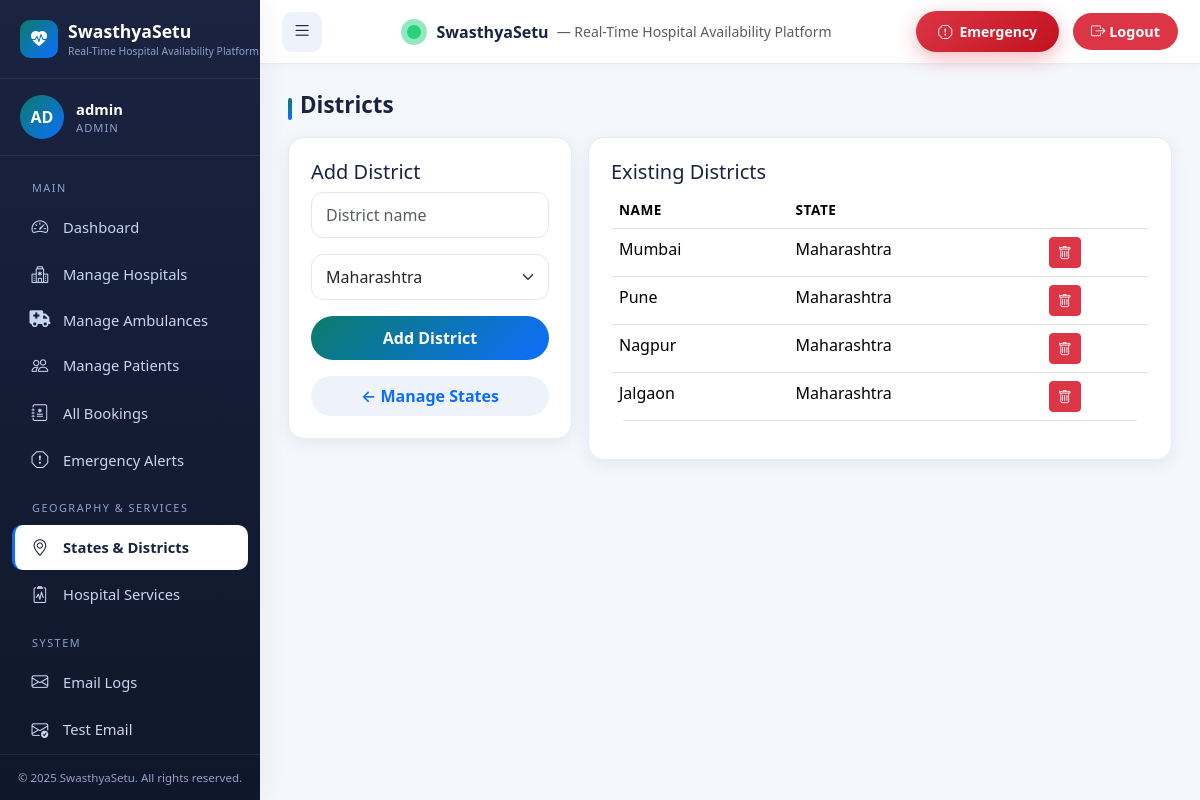
Page /admin/districts (signed in) on the committed database.
### app.py (models this page shows, shortened)
class SiteContent(db.Model):
    __tablename__ = 'site_content'
    id = db.Column(db.Integer, primary_key=True)
    key = db.Column(db.String(100), unique=True, nullable=False)
    value = db.Column(db.Text, nullable=False)
    description = db.Column(db.String(255))

class User(UserMixin, db.Model):
    __tablename__ = 'users'
    id = db.Column(db.Integer, primary_key=True)
    email = db.Column(db.String(120), unique=True, nullable=False, index=True)
    password_hash = db.Column(db.String(255), nullable=False)
    role = db.Column(db.String(20), nullable=False)  # admin, hospital, patient
    is_active = db.Column(db.Boolean, default=True)
    is_approved = db.Column(db.Boolean, default=False)
    created_at = db.Column(db.DateTime, default=datetime.utcnow)
    unique_id = db.Column(db.String(20), unique=True, nullable=True)
    hospital_profile = db.relationship('HospitalProfile', backref='user', uselist=False)
    patient_profile = db.relationship('PatientProfile', backref='user', uselist=False)
    bookings = db.relationship('Booking', foreign_keys='Booking.patient_id', backref='patient')
    @property
    def display_name(self):
        if self.role == 'hospital' and self.hospital_profile:
            return self.hospital_profile.hospital_name
        if self.role == 'patient' and self.patient_profile:
            return self.patient_profile.full_name
        return self.email.split('@')[0]
    @property
    def initials(self):
        name = self.display_name or self.email
        parts = name.split()
        if len(parts) >= 2:
            return (parts[0][0] + parts[1][0]).upper()
        return name[:2].upper()

class District(db.Model):
    __tablename__ = 'districts'
    id = db.Column(db.Integer, primary_key=True)
    name = db.Column(db.String(100), nullable=False)
    state_id = db.Column(db.Integer, db.ForeignKey('states.id'), nullable=False)
    hospitals = db.relationship('HospitalProfile', backref='district')

class State(db.Model):
    __tablename__ = 'states'
    id = db.Column(db.Integer, primary_key=True)
    name = db.Column(db.String(100), unique=True, nullable=False)
    districts = db.relationship('District', backref='state', lazy=True, cascade='all, delete-orphan')

### app.py (the view, shortened to what this page needs)
@app.route('/admin/districts', methods=['GET', 'POST'])
@login_required
@role_required('admin')
def manage_districts():
    form = AddDistrictForm()
    form.state_id.choices = [(s.id, s.name) for s in State.query.order_by(State.name).all()]
    districts = District.query.all()
    return render_template('admin/districts.html', form=form, districts=districts)

### app.py
class AddDistrictForm(FlaskForm):
    name = StringField('District Name', validators=[DataRequired(), Length(min=2, max=100)])
    state_id = SelectField('State', coerce=int, validators=[DataRequired()])
    submit = SubmitField('Add District')

### app.py (called while the page is built)
def role_required(*roles):
    def decorator(f):
        @wraps(f)
        def decorated(*args, **kwargs):
            if not current_user.is_authenticated:
                flash('Please login to access this page.', 'warning')
                return redirect(url_for('login'))
            if current_user.role not in roles:
                flash("You don't have permission to access this page.", 'danger')
                return redirect(url_for('index'))
            return f(*args, **kwargs)
        return decorated
    return decorator

### templates/admin/districts.html
{% extends 'base.html' %}
{% block content %}
<h2 class="section-title">Districts</h2>
<div class="row g-3">
  <div class="col-md-4">
    <div class="card-soft">
      <h5>Add District</h5>
      <form method="post">{{ form.hidden_tag() }}
        <div class="mb-3">{{ form.name(class='form-control', placeholder='District name') }}</div>
        <div class="mb-3">{{ form.state_id(class='form-select') }}</div>
        <button class="btn btn-primary w-100">Add District</button>
      </form>
      <a href="{{ url_for('manage_states') }}" class="btn btn-soft mt-3 w-100">← Manage States</a>
    </div>
  </div>
  <div class="col-md-8">
    <div class="card-soft">
      <h5>Existing Districts</h5>
      <table class="table"><thead><tr><th>Name</th><th>State</th><th></th></tr></thead>
        <tbody>{% for d in districts %}<tr><td>{{ d.name }}</td><td>{{ d.state.name }}</td><td><a class="btn btn-sm btn-danger" href="{{ url_for('delete_district', district_id=d.id) }}" onclick="return confirm('Delete?')"><i class="bi bi-trash"></i></a></td></tr>{% else %}<tr><td colspan="3" class="text-muted text-center">No districts.</td></tr>{% endfor %}</tbody></table>
    </div>
  </div>
</div>
{% endblock %}

### templates/base.html (shortened to what this page needs)
<!doctype html>
<html lang="en">
<head>
  <link href="https://cdn.jsdelivr.net/npm/bootstrap@5.3.3/dist/css/bootstrap.min.css" rel="stylesheet">
  <link rel="stylesheet" href="https://cdn.jsdelivr.net/npm/bootstrap-icons@1.11.3/font/bootstrap-icons.css">
  <link rel="stylesheet" href="https://cdnjs.cloudflare.com/ajax/libs/font-awesome/6.5.2/css/all.min.css">
  <link rel="stylesheet" href="https://cdnjs.cloudflare.com/ajax/libs/animate.css/4.1.1/animate.min.css">
  <link rel="stylesheet" href="https://unpkg.com/leaflet@1.9.4/dist/leaflet.css">
  <link href="{{ url_for('static', filename='css/main.css') }}" rel="stylesheet">
  <link href="{{ url_for('static', filename='css/sidebar.css') }}" rel="stylesheet">
  <link href="{{ url_for('static', filename='css/dashboard.css') }}" rel="stylesheet">
</head>
<body>
  {% if current_user.is_authenticated %}
  <div class="layout">
    <aside class="sidebar" id="sidebar">
      <div class="sidebar-brand">
        <div class="brand-icon"><i class="bi bi-heart-pulse-fill"></i></div>
        <div>
          <span class="brand-text">{{ APP_NAME }}</span>
          <span class="brand-sub">{{ APP_TAGLINE }}</span>
        </div>
      </div>
      <div class="user-card">
        <div class="avatar">{{ current_user.initials }}</div>
        <div class="info">
          <div class="name">{{ current_user.display_name }}</div>
          <div class="role">{{ current_user.role }}</div>
        </div>
      </div>
      <nav class="sidebar-nav">
        {% set ep = request.endpoint or '' %}
        {% if current_user.role == 'admin' %}
          <div class="sidebar-section-label">Main</div>
          <ul>
            <li><a href="{{ url_for('admin_dashboard') }}" class="{{ 'active' if ep=='admin_dashboard' else '' }}"><i class="bi bi-speedometer2"></i><span>Dashboard</span></a></li>
            <li><a href="{{ url_for('admin_hospitals') }}" class="{{ 'active' if 'hospital' in ep and 'admin' in ep else '' }}"><i class="bi bi-hospital"></i><span>Manage Hospitals</span></a></li>
            <li><a href="{{ url_for('admin_ambulances') }}" class="{{ 'active' if ep=='admin_ambulances' else '' }}"><i class="fa-solid fa-truck-medical"></i><span>Manage Ambulances</span></a></li>
            <li><a href="{{ url_for('admin_patients') }}" class="{{ 'active' if 'patient' in ep else '' }}"><i class="bi bi-people"></i><span>Manage Patients</span></a></li>
            <li><a href="{{ url_for('admin_bookings') }}" class="{{ 'active' if ep=='admin_bookings' else '' }}"><i class="bi bi-journal-medical"></i><span>All Bookings</span></a></li>
            <li><a href="{{ url_for('admin_emergency_alerts') }}" class="{{ 'active' if ep=='admin_emergency_alerts' else '' }}"><i class="bi bi-exclamation-octagon"></i><span>Emergency Alerts</span></a></li>
          </ul>
          <div class="sidebar-section-label">Geography & Services</div>
          <ul>
            <li><a href="{{ url_for('manage_states') }}" class="{{ 'active' if ep in ['manage_states','manage_districts'] else '' }}"><i class="bi bi-geo-alt"></i><span>States & Districts</span></a></li>
            <li><a href="{{ url_for('admin_hospital_services') }}" class="{{ 'active' if ep=='admin_hospital_services' else '' }}"><i class="bi bi-clipboard2-pulse"></i><span>Hospital Services</span></a></li>
          </ul>
          <div class="sidebar-section-label">System</div>
          <ul>
            <li><a href="{{ url_for('admin_emails') }}" class="{{ 'active' if 'email' in ep and ep != 'admin_test_email' else '' }}"><i class="bi bi-envelope"></i><span>Email Logs</span></a></li>
            <li><a href="{{ url_for('admin_test_email') }}" class="{{ 'active' if ep=='admin_test_email' else '' }}"><i class="bi bi-envelope-check"></i><span>Test Email</span></a></li>
          </ul>
        {% endif %}
      </nav>
      <div class="sidebar-footer">{{ APP_COPYRIGHT }}</div>
    </aside>
    <div class="main-area">
      <header class="topbar">
        <button class="toggle-btn" id="sidebarToggle" aria-label="Toggle sidebar"><i class="bi bi-list"></i></button>
        <div class="d-flex align-items-center gap-2">
          <span class="brand-pulse"></span>
          <strong>{{ APP_NAME }}</strong>
          <span class="text-muted small d-none d-md-inline">— {{ APP_TAGLINE }}</span>
        </div>
        <div class="topbar-right">
          <button type="button"
                  class="btn btn-emergency btn-sm d-none d-sm-inline-flex emergency-modal-trigger"
                  data-bs-toggle="modal" data-bs-target="#emergencyModal">
            <i class="bi bi-exclamation-octagon"></i>&nbsp; Emergency
          </button>
          <a class="logout-btn" href="{{ url_for('logout') }}"><i class="bi bi-box-arrow-right"></i> Logout</a>
        </div>
      </header>
      <main class="content">
        {% block content %}{% endblock %}
      </main>
    </div>
  </div>
  {% endif %}
</body>
</html>

### static/css/main.css (style rules this page uses)
:root { --primary: #0a7c6b; --primary-dark: #086053; --primary-light: #1aa28d; --accent: #0d6efd; --emergency: #dc3545; --success: #198754; --warning: #ffc107; --info: #0dcaf0; --sidebar-bg: #1a2340; --sidebar-bg-2: #0f172a; --sidebar-text: #c8d6f0; --sidebar-text-muted: #8da3c8; --body-bg: #f4f7fc; --card-bg: #ffffff; --text: #1a2340; --text-muted: #6c757d; --border: #e7ecf3; --radius: 16px; --shadow: 0 4px 18px rgba(15, 23, 42, 0.07); --shadow-hover: 0 10px 28px rgba(15, 23, 42, 0.13); }
* { box-sizing: border-box; }
body { font-family: 'Segoe UI', system-ui, -apple-system, 'Helvetica Neue', Arial, sans-serif; background: var(--body-bg); color: var(--text); margin: 0; padding: 0; min-height: 100vh; }
a { color: var(--accent); text-decoration: none; }
.btn-primary { background: linear-gradient(135deg, var(--primary), var(--accent)); border: none; border-radius: 30px; padding: 10px 22px; font-weight: 600; color: #fff; transition: all .2s; }
.btn-emergency { background: linear-gradient(135deg, #dc3545, #c1121f); border: none; border-radius: 30px; padding: 10px 22px; font-weight: 700; color: #fff; box-shadow: 0 6px 20px rgba(220, 53, 69, 0.35); }
.btn-soft { background: #eef3fb; color: var(--accent); border: none; border-radius: 30px; padding: 8px 18px; font-weight: 600; }
.card-soft { background: var(--card-bg); border-radius: var(--radius); border: 1px solid var(--border); box-shadow: var(--shadow); padding: 22px; transition: box-shadow .2s, transform .2s; }
.section-title { font-weight: 700; font-size: 1.4rem; color: var(--text); margin-bottom: 18px; position: relative; padding-left: 12px; }
.section-title::before { content: ''; position: absolute; left: 0; top: 6px; height: 22px; width: 4px; background: linear-gradient(180deg, var(--primary), var(--accent)); border-radius: 4px; }
.brand-pulse { display: inline-block; width: 14px; height: 14px; background: #28d17c; border-radius: 50%; margin-right: 8px; position: relative; vertical-align: middle; }
.brand-pulse::after { content: ''; position: absolute; inset: -6px; border-radius: 50%; background: rgba(40, 209, 124, 0.5); animation: pulse 1.6s infinite; }
.table { background: white; border-radius: var(--radius); overflow: hidden; }
.table thead { background: #f1f5fb; color: var(--text); }
.table th { font-weight: 600; font-size: .85rem; text-transform: uppercase; letter-spacing: .5px; }
.form-control, .form-select { border-radius: 12px; padding: 10px 14px; border: 1.5px solid #e1e7f0; transition: border-color .2s, box-shadow .2s; }

### rows in the picture
SiteContent: value "Real-Time Hospital Availability Platform"
User: initials "AD", display_name "admin", role "ADMIN"
District: name "Mumbai", state.name "Maharashtra"
District: name "Pune", state.name "Maharashtra"
District: name "Nagpur", state.name "Maharashtra"
District: name "Jalgaon", state.name "Maharashtra"

### other values in the picture
{{ APP_NAME }} "SwasthyaSetu"
{{ APP_COPYRIGHT }} "© 2025 SwasthyaSetu. All rights reserved."
